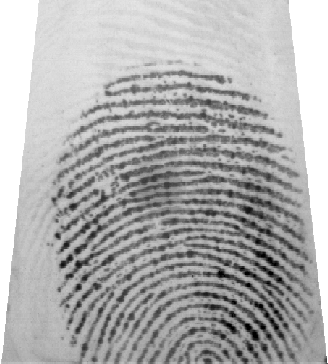
#> input picture Dataset/111_4.tif, 328 x 364 px; its folder holds 4 pictures in this run
$ python data_preprocessing.py
#> lines starting #> are read from the running program, lines starting #| are printed output that depends on the picture
### utils.py
import numpy as np
from PIL import Image

def load_and_preprocess_image(image_path, target_size=(128, 128)):
    """
    Load and preprocess a single image.

    Args:
        image_path (str): Path to the image file.
        target_size (tuple): Target size for resizing the image (default: (128, 128)).

    Returns:
        np.array: Preprocessed image as a numpy array.
    """
    # Use Pillow to open the .tif image
    image = Image.open(image_path)

    # Convert to grayscale if needed
    if image.mode != 'L':
        image = image.convert('L')

    # Resize the image
    image = image.resize(target_size)

    # Convert to numpy array and normalize to [0, 1]
    image = np.array(image) / 255.0

    # Add a channel dimension (required for TensorFlow)
    image = np.expand_dims(image, axis=-1)

    return image

# [19 lines left out: function load_and_preprocess_pair, not called in this run]

### data_organization.py
import os
from collections import defaultdict

def organize_dataset(dataset_path):
    """Organize the dataset into a dictionary."""
#> called with dataset_path = 'Dataset'
    finger_dict = defaultdict(list)

    for file_name in os.listdir(dataset_path):
        if file_name.endswith('.tif'):
            finger_id = file_name.split('_')[0]
            finger_dict[finger_id].append(os.path.join(dataset_path, file_name))
#> pass 2 of the loop in organize_dataset, `for file_name in os.listdir(dataset_path):`:

    return finger_dict

# [4 lines that do not run on import are left out]

### data_preprocessing.py
# data_preprocessing.py
import random
import numpy as np
from utils import load_and_preprocess_image

def create_pairs(finger_dict):
    """Create positive and negative pairs."""
    positive_pairs = []
    negative_pairs = []

    finger_ids = list(finger_dict.keys())

    for finger_id, file_paths in finger_dict.items():
        # Positive pairs
        for i in range(len(file_paths)):
            for j in range(i + 1, len(file_paths)):
                positive_pairs.append((file_paths[i], file_paths[j], 1))

        # Negative pairs
        for file_path in file_paths:
            other_finger_id = random.choice([f for f in finger_ids if f != finger_id])
            other_file_path = random.choice(finger_dict[other_finger_id])
            negative_pairs.append((file_path, other_file_path, 0))

    pairs = positive_pairs + negative_pairs
    random.shuffle(pairs)
    return pairs

def prepare_data(pairs):
    """Prepare data for training."""
    images_a = []
    images_b = []
    labels = []

    for pair in pairs:
        images_a.append(load_and_preprocess_image(pair[0]))
#> in load_and_preprocess_image, image is the input picture: PIL image 328x364 L; min 0, max 255, mean 174.2
#> in load_and_preprocess_image, `image = image.resize(target_size)`:
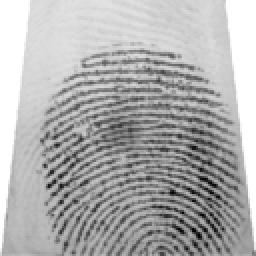
#> image: PIL image 128x128 L (shown 2 times larger); min 0, max 255, mean 174.1
        images_b.append(load_and_preprocess_image(pair[1]))
#> call 2 of load_and_preprocess_image, with image_path = 'Dataset/107_5.tif', target_size = (128, 128)
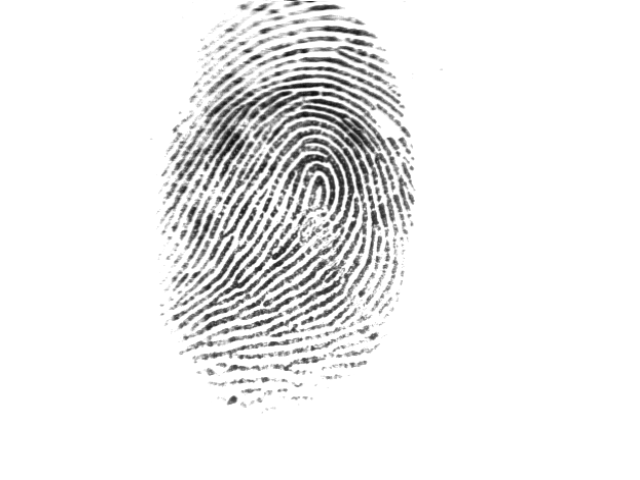
#> input picture Dataset/107_5.tif, 640 x 480 px
#> in load_and_preprocess_image, image is the input picture: PIL image 640x480 L; min 12, max 255, mean 237.3
#> in load_and_preprocess_image (call 2), `image = image.resize(target_size)`:
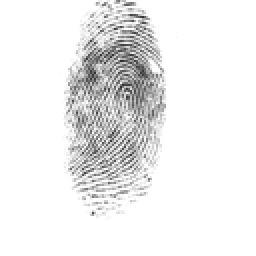
#> image: PIL image 128x128 L (shown 2 times larger); min 46, max 255, mean 237.2
        labels.append(pair[2])
#> pass 2 of the loop in prepare_data, `for pair in pairs:`:
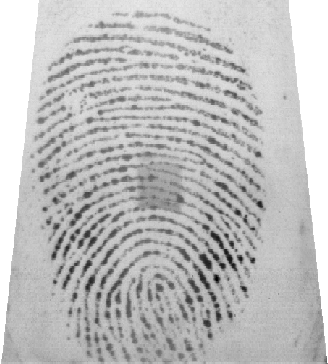
#> input picture Dataset/111_7.tif, 328 x 364 px
#> in load_and_preprocess_image, image is the input picture: PIL image 328x364 L; min 0, max 255, mean 190
#> in load_and_preprocess_image (call 4), `image = image.resize(target_size)`:
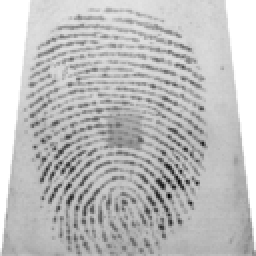
#> image: PIL image 128x128 L (shown 2 times larger); min 11, max 255, mean 190

    return [np.array(images_a), np.array(images_b)], np.array(labels)

if __name__ == "__main__":
    from data_organization import organize_dataset
    dataset_path = 'Dataset'
    finger_dict = organize_dataset(dataset_path)
    pairs = create_pairs(finger_dict)
    data, labels = prepare_data(pairs)
    print(f"Prepared data: {len(data[0])} samples.")
